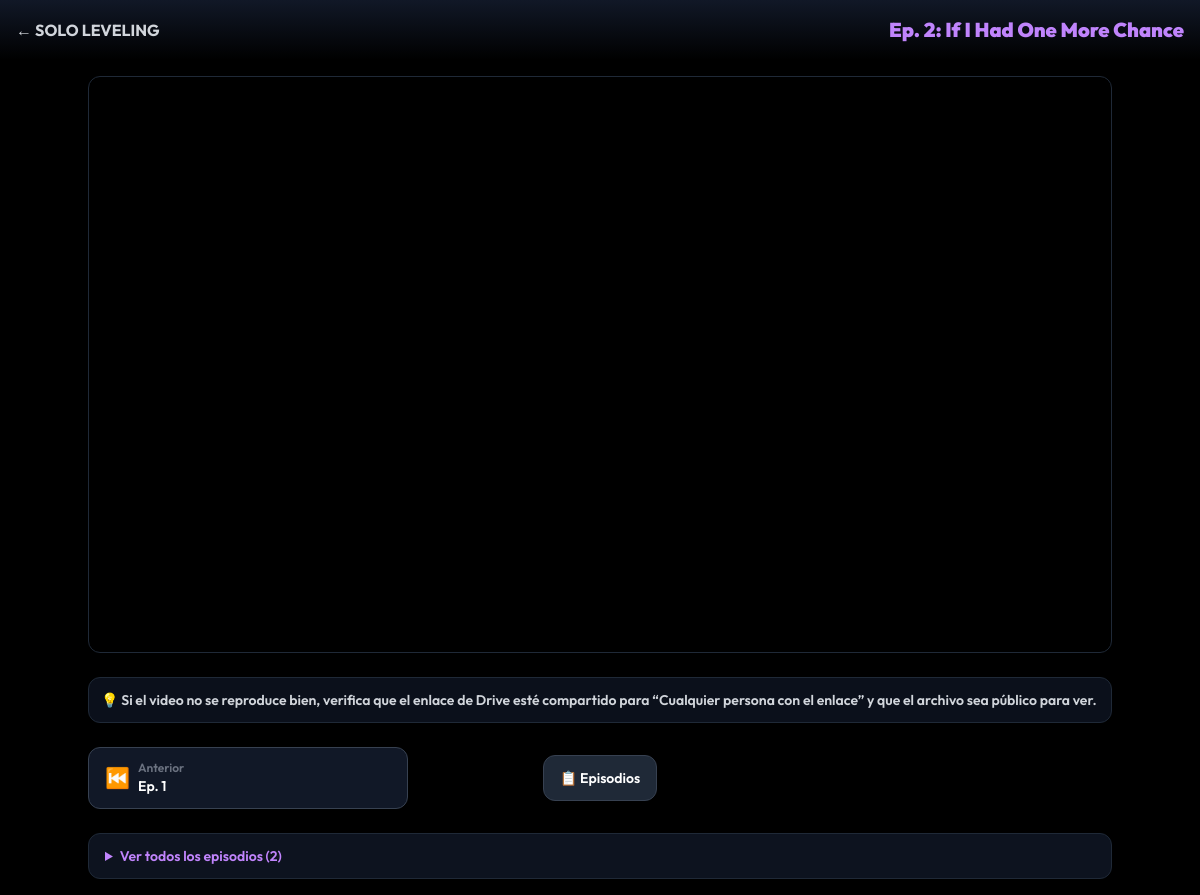
The app's page /episodio/2/ (signed in), older data.
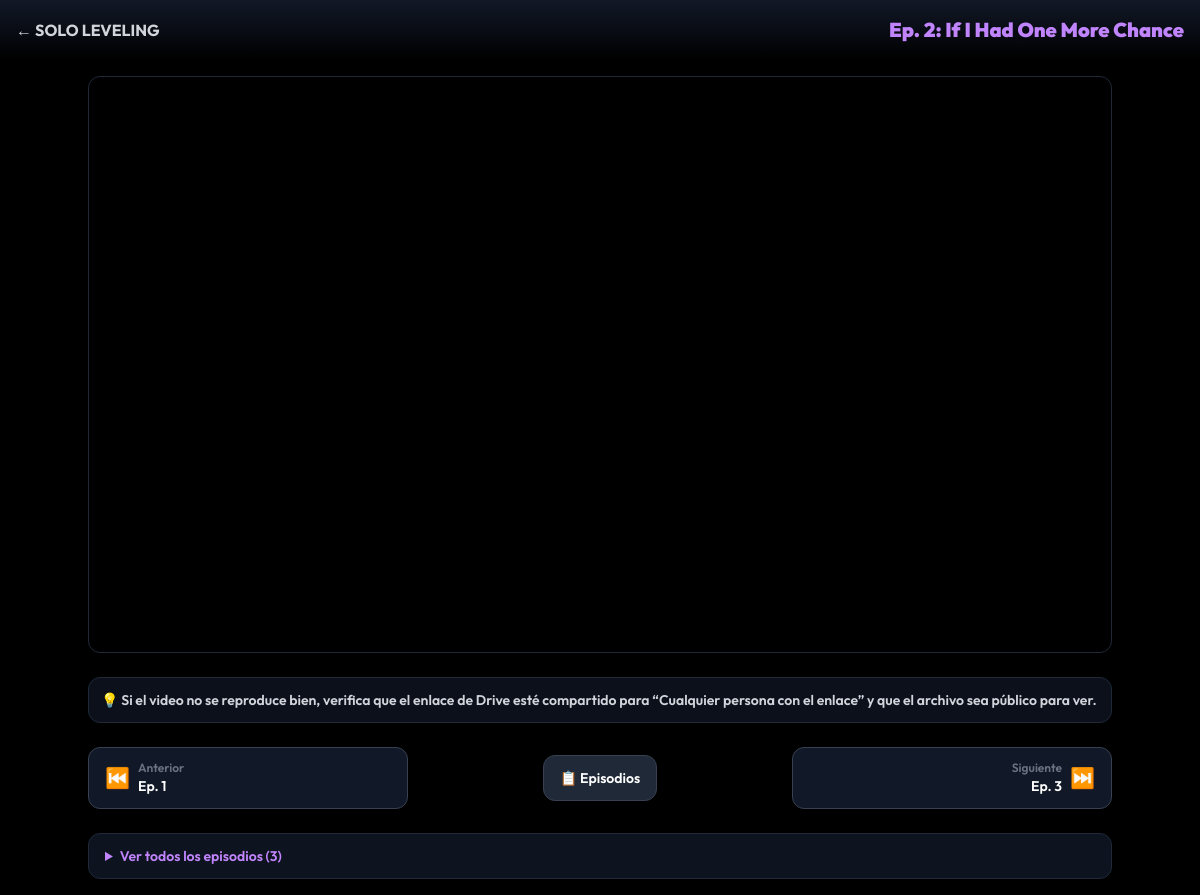
The same page, newer data.
### catalog/models.py (models this page shows, shortened)
class Episodio(models.Model):
    anime = models.ForeignKey(Anime, on_delete=models.CASCADE, related_name='episodios')
    numero = models.IntegerField(help_text="Número del episodio (ej. 1)")
    titulo = models.CharField(max_length=200, help_text="Título del episodio")
    video_url = models.URLField(max_length=700, help_text="Enlace del video o Embed Code")
    class Meta:
        constraints = [
            models.UniqueConstraint(fields=['anime', 'numero'], name='unique_episodio_por_anime'),
        ]
        ordering = ['numero']

### catalog/views.py (the view)
# urls.py: path('episodio/<int:episodio_id>/', ver_episodio, name='ver_episodio'),
@login_required
def ver_episodio(request, episodio_id):
    episodio = get_object_or_404(Episodio, id=episodio_id)
    anime = episodio.anime
    episodios = anime.episodios.order_by('numero')
    prev_episodio = anime.episodios.filter(numero__lt=episodio.numero).order_by('-numero').first()
    next_episodio = anime.episodios.filter(numero__gt=episodio.numero).order_by('numero').first()
    return render(request, 'catalog/ver_episodio.html', {
        'episodio': episodio,
        'episodios': episodios,
        'prev_episodio': prev_episodio,
        'next_episodio': next_episodio,
    })

### catalog/templates/catalog/ver_episodio.html (shortened to what this page needs)
{% extends 'base.html' %}
{% block body_class %}bg-black text-white min-h-screen flex flex-col font-sans{% endblock %}
{% block navbar %}
<nav class="p-4 flex justify-between items-center bg-gradient-to-b from-gray-900 to-transparent sticky top-0 z-50">
    <a href="{% url 'anime_detalle' episodio.anime.id %}" class="text-gray-300 hover:text-pink-400 font-bold transition flex items-center gap-2 text-sm md:text-base">
        ← {{ episodio.anime.titulo }}
    </a>
    <h2 class="text-base md:text-xl font-black text-purple-400 truncate max-w-[50%] text-right">
        Ep. {{ episodio.numero }}: {{ episodio.titulo }}
    </h2>
</nav>
{% endblock %}
{% block content %}
<div class="flex-grow flex flex-col items-center justify-center p-3 sm:p-4 gap-4 sm:gap-6">
    <div class="w-full max-w-5xl rounded-xl overflow-hidden shadow-2xl border border-gray-800 bg-black">
        <div class="relative w-full aspect-video">
            <iframe
                src="{{ episodio.video_url }}"
                class="absolute inset-0 w-full h-full"
                frameborder="0"
                allow="autoplay; fullscreen; picture-in-picture"
                allowfullscreen
                loading="lazy"
                title="Reproductor de episodio"
            ></iframe>
        </div>
    </div>
    <div class="w-full max-w-5xl rounded-xl border border-gray-800 bg-gray-900/70 p-3 text-sm text-gray-400">
        <p class="font-semibold text-gray-300">💡 Si el video no se reproduce bien, verifica que el enlace de Drive esté compartido para “Cualquier persona con el enlace” y que el archivo sea público para ver.</p>
    </div>
    <div class="w-full max-w-5xl flex items-center justify-between gap-4">
        {% if prev_episodio %}
            <a href="{% url 'ver_episodio' prev_episodio.id %}" class="flex items-center gap-2 bg-gray-900 hover:bg-purple-900/50 border border-gray-700 hover:border-purple-500 px-4 py-3 rounded-xl transition text-sm font-semibold flex-1 max-w-xs">
                <span class="text-xl">⏮️</span>
                <div class="min-w-0 text-left">
                    <span class="text-xs text-gray-500 block">Anterior</span>
                    <span class="truncate block">Ep. {{ prev_episodio.numero }}</span>
                </div>
            </a>
        {% else %}
            <div class="flex-1 max-w-xs"></div>
        {% endif %}
        <a href="{% url 'anime_detalle' episodio.anime.id %}" class="bg-gray-800 hover:bg-gray-700 border border-gray-700 px-4 py-3 rounded-xl text-sm font-semibold transition whitespace-nowrap">
            📋 Episodios
        </a>
        {% if next_episodio %}
            <a href="{% url 'ver_episodio' next_episodio.id %}" class="flex items-center gap-2 bg-gray-900 hover:bg-purple-900/50 border border-gray-700 hover:border-purple-500 px-4 py-3 rounded-xl transition text-sm font-semibold flex-1 max-w-xs justify-end">
                <div class="min-w-0 text-right">
                    <span class="text-xs text-gray-500 block">Siguiente</span>
                    <span class="truncate block">Ep. {{ next_episodio.numero }}</span>
                </div>
                <span class="text-xl">⏭️</span>
            </a>
        {% else %}
            <div class="flex-1 max-w-xs"></div>
        {% endif %}
    </div>
    {% if episodios %}
    <div class="w-full max-w-5xl">
        <details class="bg-gray-900/80 border border-gray-800 rounded-xl overflow-hidden">
            <summary class="px-4 py-3 cursor-pointer text-sm font-semibold text-purple-400 hover:bg-gray-800 transition">
                Ver todos los episodios ({{ episodios|length }})
            </summary>
        </details>
    </div>
    {% endif %}
</div>
{% endblock %}

Row changes from the older to the newer data that the page shows:
added Episodio: numero "3"
Text that changed along with them:
{{ episodios|length }}: "2" → "3"
text now shown: "Siguiente Ep. ⏭️"
